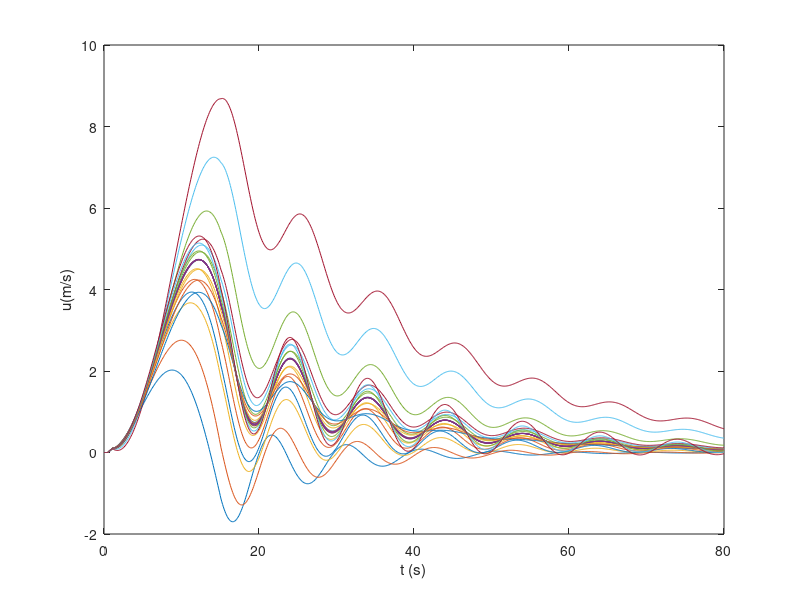
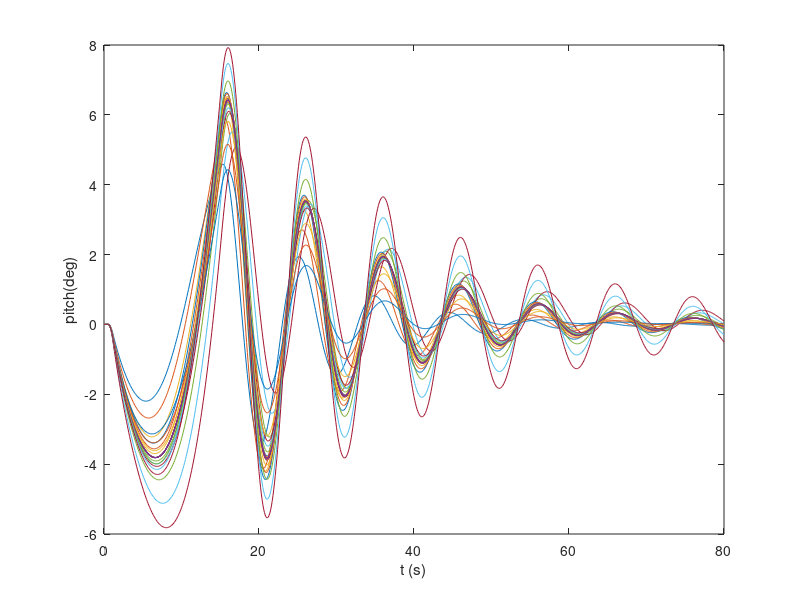
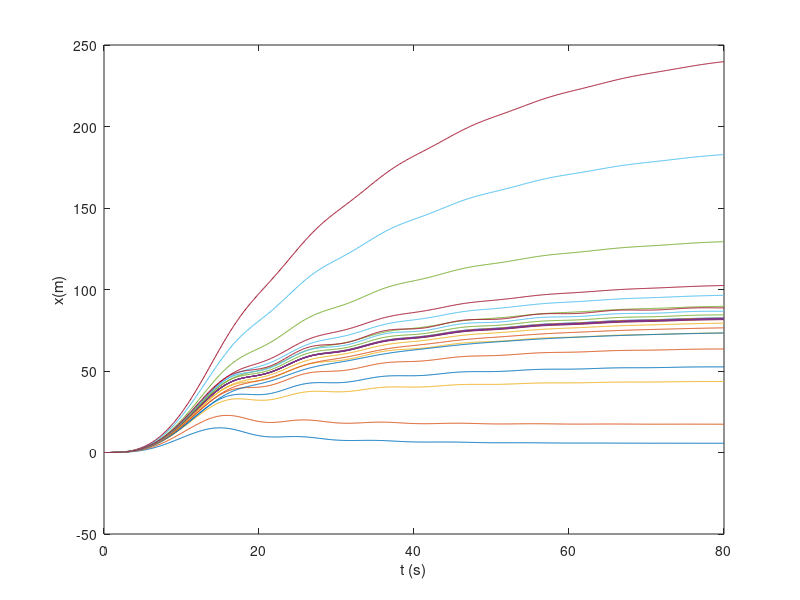
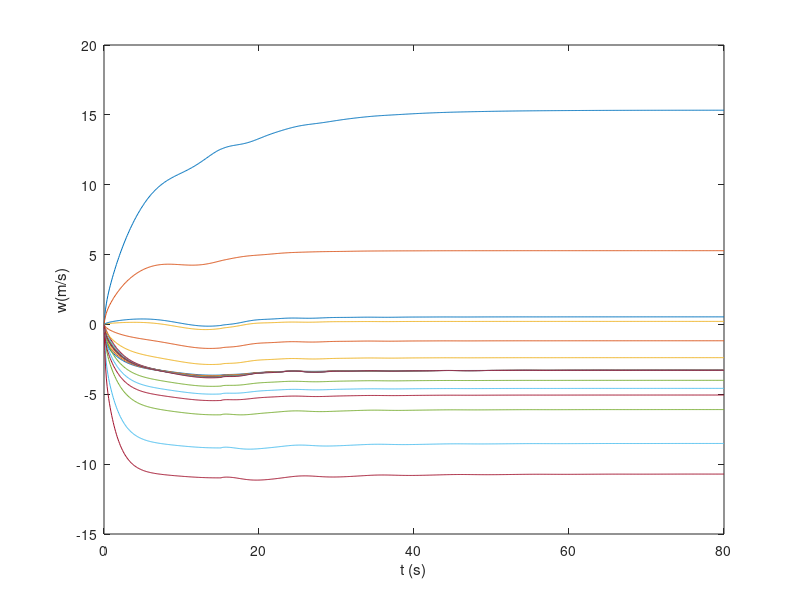

Source code (MATLAB) for these figures, in order:
 %SIMULATION OF A CYCLIC PITCH INPUT THETA_C=1 DEG GIVEN FROM HOVER 
%0.5 SEC<T<1 SEC. Now from the 15th second a P controller becomes active 
clear
%INITIAL DATA HELICOPTER
g=9.81;	
Cl_alpha = 5.7; %NACA 0012
sigma = .075;	%blade solidity	
gamma = 6;
CdS = 1.5;
m = 2200;
rho = 1.225;
vtip = 200;
R = 7.32;
Myy = 10615;
h_rotor = 1;
A = pi*R^2;
tau = .1;		%time constant in dynamics inflow!!!
collect(1) = 6*pi/180;
longit(1) = 0*pi/180;

DL = m*g/A ;

DL_tab = [DL*0.7 DL*0.8 DL*0.9 DL DL*1.1 DL*1.2 DL*1.3; ...
    DL DL DL DL DL DL DL; DL DL DL DL DL DL DL; ...
    DL DL DL DL DL DL DL] ;

vtip_tab = [vtip vtip vtip vtip vtip vtip vtip; ...
    vtip*0.7 vtip*0.8 vtip*0.9 vtip vtip*1.1 vtip*1.2 vtip*1.3; ...
    vtip vtip vtip vtip vtip vtip vtip; vtip vtip vtip vtip vtip vtip vtip];

sigma_tab = [sigma sigma sigma sigma sigma sigma sigma; ...
    sigma sigma sigma sigma sigma sigma sigma; ...
    sigma*0.7 sigma*0.8 sigma*0.9 sigma sigma*1.1 sigma*1.2 sigma*1.3; ...
    sigma sigma sigma sigma sigma sigma sigma] ;

gamma_tab = [gamma gamma gamma gamma gamma gamma gamma; 
    gamma gamma gamma gamma gamma gamma gamma; ...
    gamma gamma gamma gamma gamma gamma gamma;
    gamma*0.7 gamma*0.8 gamma*0.9 gamma gamma*1.1 gamma*1.2 gamma*1.3] ;

delta_theta_pk_tab = zeros(4,7);
delta_theta_min_tab = zeros(4,7);
q_pk_tab = zeros(4,7);


rows = size(q_pk_tab);
columns = size(q_pk_tab);


for j=1: rows(1)
    
    for k=1: columns(2)
    %initial values;
    t0=0;
    u0=0;
    w0=0;
    q0=0;
    pitch0=0*pi/180;
    x0=0;
    labi0=sqrt(DL_tab(j,k)/(2*rho))/vtip_tab(j,k);
    Omega = vtip_tab(j,k) /(R);
    
    t(1)=t0;
    u(1)=u0;
    w(1)=w0;
    q(1)=q0;
    pitch(1)=pitch0;
    x(1)=x0;
    labi(1)=labi0;
    z(1)=0;

    %INTEGRATION 
    aantal=800;
    teind=80;
    stap=(teind-t0)/aantal;

    for i=1:aantal 
       if t(i)>=0.5 & t(i)<=1 longit(i)=1*pi/180;
       else longit(i)=0*pi/180;
       end

       if t(i)>=15 longitgrd(i)=.2*pitch(i)*180/pi;%Pcontroller uses longit in deg
           longit(i)=longitgrd(i)*pi/180;	%in rad
       end    
       %longit(i)=longitgrd(i)*pi/180;	%in rad

    %NO LAW FOR COLLECTIVE

    c(i)=u(i)*sin(pitch(i))-w(i)*cos(pitch(i));
    h(i)=-z(i);
    collect(i)=collect(1);

    %Defining the differential equations

    %defining the nondimensional notations
    qdiml(i)=q(i)/Omega;
    vdiml(i)=sqrt(u(i)^2+w(i)^2)/vtip_tab(j,k);
    if u(i)==0 	if w(i)>0 	phi(i)=pi/2;
            else phi(i)=-pi/2;end
    else
    phi(i)=atan(w(i)/u(i));
    end
    if u(i)<0
    phi(i)=phi(i)+pi;
    end
    alfc(i)=longit(i)-phi(i);

    mu(i)=vdiml(i)*cos(alfc(i));
    labc(i)=vdiml(i)*sin(alfc(i));

    %a1 Flapping calculi
    teller(i)=-16/gamma_tab(j,k)*qdiml(i)+8/3*mu(i)*collect(i)-2*mu(i)*(labc(i)+labi(i));
    a1(i)=teller(i)/(1-.5*mu(i)^2);

    %the thrust coefficient
    ctelem(i)=Cl_alpha*sigma_tab(j,k)/4*(2/3*collect(i)*(1+1.5*mu(i)^2)-(labc(i)+labi(i)));
    %Thrust coefficient from Glauert
    alfd(i)=alfc(i)-a1(i);
    ctglau(i)=2*labi(i)*sqrt((vdiml(i)*cos(alfd(i)))^2+(vdiml(i)*...
    sin(alfd(i))+labi(i))^2);

    %Equations of motion
    labidot(i)=ctelem(i); 
    thrust(i)=labidot(i)*rho*vtip_tab(j,k)^2*A;
    helling(i)=longit(i)-a1(i);
    vv(i)=vdiml(i)*vtip_tab(j,k); 		%it is 1/sqrt(u^2+w^2)

    udot(i)=-g*sin(pitch(i))-CdS/m*.5*rho*u(i)*vv(i)+...
    thrust(i)/m*sin(helling(i))-q(i)*w(i);

    wdot(i)=g*cos(pitch(i))-CdS/m*.5*rho*w(i)*vv(i)-...
    thrust(i)/m*cos(helling(i))+q(i)*u(i);

    qdot(i)=-thrust(i)*h_rotor/Myy*sin(helling(i));

    pitchdot(i)=q(i);

    xdot(i)=u(i)*cos(pitch(i))+w(i)*sin(pitch(i));

    zdot(i)=-c(i);

    labidot(i)=(ctelem(i)-ctglau(i))/tau;
    %corrdot(i)=uwens-u(i);
    %corrcdot(i)=cwens(i)-c(i);

    u(i+1)=u(i)+stap*udot(i);
    w(i+1)=w(i)+stap*wdot(i);
    q(i+1)=q(i)+stap*qdot(i);
    pitch(i+1)=pitch(i)+stap*pitchdot(i);
    x(i+1)=x(i)+stap*xdot(i);
    labi(i+1)=labi(i)+stap*labidot(i);
    z(i+1)=z(i)+stap*zdot(i);
    t(i+1)=t(i)+stap;
    end 

    figure(1)
    plot(t,u),xlabel('t (s)'),ylabel('u(m/s)')
    hold on
    figure(2)
    plot(t,pitch*180/pi),xlabel('t (s)'),ylabel('pitch(deg)')
    hold on
    figure(3)
    plot(t,x),xlabel('t (s)'),ylabel('x(m)')
    hold on
    figure(4)
    plot(t,w),xlabel('t (s)'),ylabel('w(m/s)')
    hold on
    figure(5)
    plot(t,q*180/pi),xlabel('t (s)'),ylabel('q(deg/s)')
    hold on
    figure(6)
    plot(t,labi),xlabel('t (s)'),ylabel('labi(-)')
    hold on
    figure(7)
    plot(t,-z),xlabel('t (s)'),ylabel('h(m)')
    hold on
    figure(8)
    plot(t(1:800),longit*180/pi),xlabel('t (s)'),ylabel('longit grd')
    hold on

%     S1 = stepinfo(pitch*180/pi,t);
%     S2 = stepinfo(q*180/pi,t);
% 
%     q_pk_tab(j,k) = S2.SettlingMax ;
%     delta_theta_pk_tab(j,k) = S1.SettlingMax ;
%     
%     q_test = -100;
%     for s=1: length(q)
%         if q == q_pk_tab(j,k)
%             q_test = q;
%         end
%         if q < 0.9*q_test
%             delta_theta_min_tab(j,k) = pitch(s);
%             break
%         end
%     end
%     disp(q_pk_tab(j,k))
%     disp(delta_theta_pk_tab(j,k))
%     disp(delta_theta_min_tab(j,k))
%     pause
%     hold on

    drawnow;
%     S1 = stepinfo(pitch*180/pi,t);
%     S2 = stepinfo(q*180/pi,t);

%     q_pk_tab(j,k) = S2.SettlingMax ;
%     delta_theta_pk_tab(j,k) = S1.SettlingMax ;
%     
%     q_test = -100;
%     for s=1: length(q)
%         if q == q_pk_tab(j,k)
%             q_test = q;
%         end
%         if q < 0.9*q_test
%             delta_theta_min_tab(j,k) = pitch(s);
%             break
%         end
%     end
%     disp(q_pk_tab(j,k))
%     disp(delta_theta_pk_tab(j,k))
%     disp(delta_theta_min_tab(j,k))
    end
    pause 

end